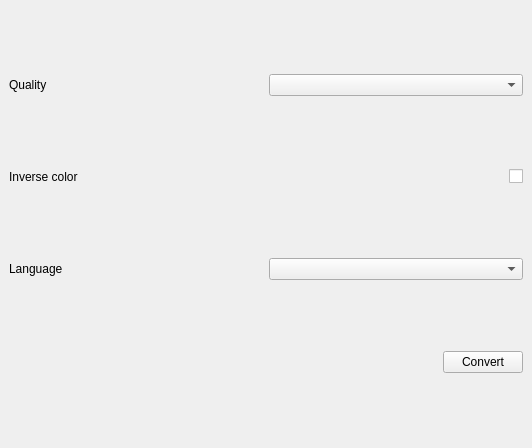
<?xml version="1.0" encoding="UTF-8"?>
<ui version="4.0">
 <class>MainWindow</class>
 <widget class="QMainWindow" name="MainWindow">
  <property name="geometry">
   <rect>
    <x>0</x>
    <y>0</y>
    <width>532</width>
    <height>448</height>
   </rect>
  </property>
  <property name="windowTitle">
   <string>MainWindow</string>
  </property>
  <widget class="QWidget" name="centralwidget">
   <layout class="QVBoxLayout" name="verticalLayout_2">
    <item>
     <layout class="QVBoxLayout" name="verticalLayout"/>
    </item>
    <item>
     <layout class="QHBoxLayout" name="horizontalLayout">
      <item>
       <widget class="QLabel" name="label">
        <property name="text">
         <string>Quality</string>
        </property>
       </widget>
      </item>
      <item>
       <widget class="QComboBox" name="qualityCombo"/>
      </item>
     </layout>
    </item>
    <item>
     <layout class="QHBoxLayout" name="horizontalLayout_2">
      <item>
       <widget class="QLabel" name="label_2">
        <property name="text">
         <string>Inverse color</string>
        </property>
       </widget>
      </item>
      <item>
       <spacer name="horizontalSpacer">
        <property name="orientation">
         <enum>Qt::Horizontal</enum>
        </property>
        <property name="sizeHint" stdset="0">
         <size>
          <width>40</width>
          <height>20</height>
         </size>
        </property>
       </spacer>
      </item>
      <item>
       <widget class="QCheckBox" name="inverseCheckBox">
        <property name="text">
         <string/>
        </property>
       </widget>
      </item>
     </layout>
    </item>
    <item>
     <layout class="QHBoxLayout" name="horizontalLayout_3">
      <item>
       <widget class="QLabel" name="label_3">
        <property name="text">
         <string>Language</string>
        </property>
       </widget>
      </item>
      <item>
       <widget class="QComboBox" name="languageCombo"/>
      </item>
     </layout>
    </item>
    <item>
     <layout class="QHBoxLayout" name="horizontalLayout_4">
      <item>
       <spacer name="horizontalSpacer_7">
        <property name="orientation">
         <enum>Qt::Horizontal</enum>
        </property>
        <property name="sizeHint" stdset="0">
         <size>
          <width>40</width>
          <height>20</height>
         </size>
        </property>
       </spacer>
      </item>
      <item>
       <widget class="QPushButton" name="convertButton">
        <property name="text">
         <string>Convert</string>
        </property>
       </widget>
      </item>
     </layout>
    </item>
   </layout>
  </widget>
  <widget class="QMenuBar" name="menubar">
   <property name="geometry">
    <rect>
     <x>0</x>
     <y>0</y>
     <width>532</width>
     <height>36</height>
    </rect>
   </property>
  </widget>
 </widget>
 <resources/>
 <connections/>
</ui>
